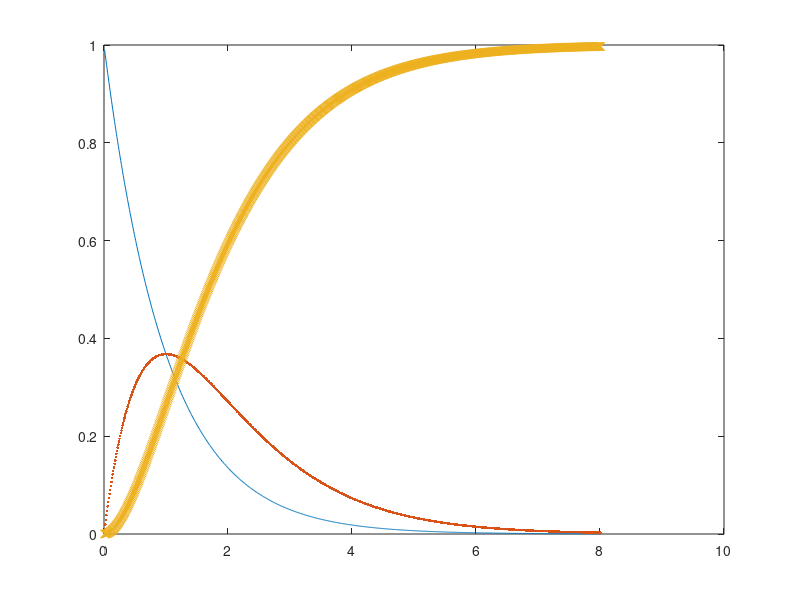

Here is the MATLAB script that generated this plot:
function plotoutput
clc;clear;

[tS,y1S,y2S,y3S]=textread('output.txt','%s %s %s %s');

for i=1:length(tS)
	t(i)=str2num(tS{i});
	y1(i)=str2num(y1S{i});
	y2(i)=str2num(y2S{i});
	y3(i)=str2num(y3S{i});
end
% plot the results

figure

plot(t, y1)
hold on;
plot(t, y2,'.')
hold on;
plot(t, y3,'x')






end
